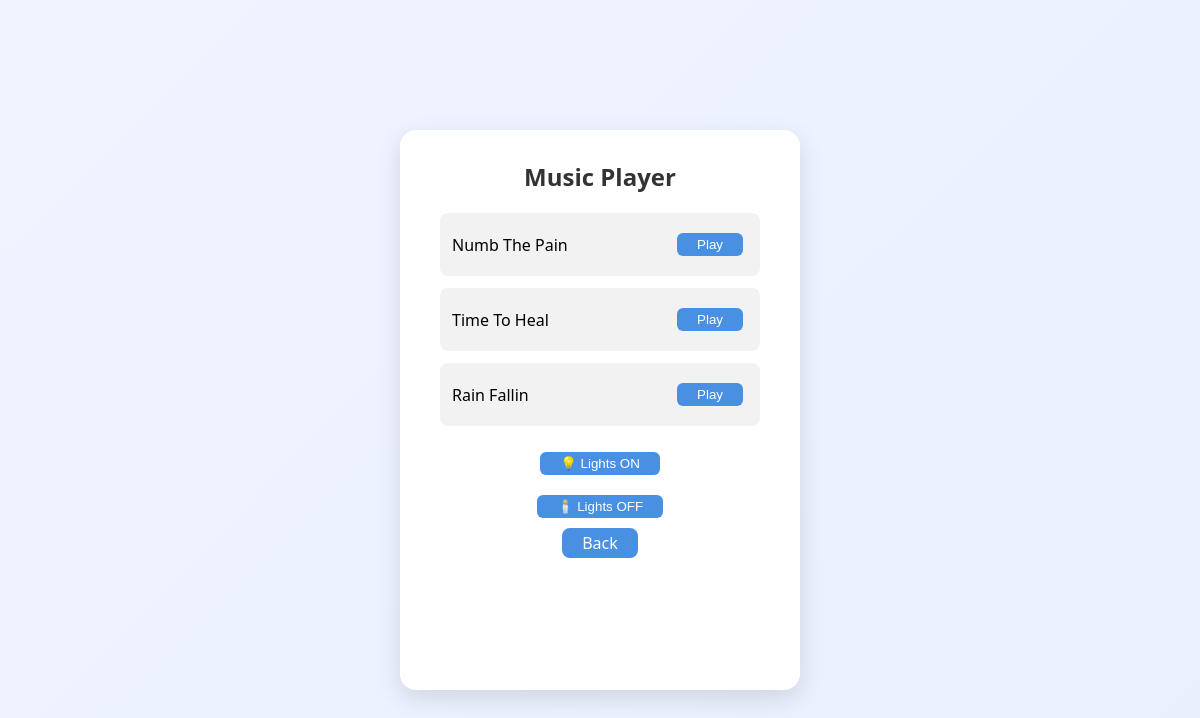
/music (signed in), run on the app's committed database.
### tables this page shows
CREATE TABLE songs (
                id INTEGER PRIMARY KEY AUTOINCREMENT,
                title TEXT,
                file_path TEXT
            );

### app.py (the view)
@app.route('/music')
def music():
    if 'user' not in session:
        return redirect('/login')
    can_add = session.get('role') in ['admin', 'purple']
    with sqlite3.connect('database.db', check_same_thread=False) as conn:
        cur = conn.cursor()
        cur.execute('SELECT id, title FROM songs')
        songs = cur.fetchall()
    return render_template('music.html', songs=songs, can_add=can_add)

### templates/music.html (shortened to what this page needs)
<!DOCTYPE html>
<html>
<head>
    <link rel="stylesheet" href="/static/style.css">
</head>
<body>
<div class="box">
    <h2>Music Player</h2>
    <ul class="grocery-list">
        {% for song in songs %}
        <li>
            {{ song[1] }}
            <form method="POST" action="/play_music" style="display:inline;">
                <button type="submit">Play</button>
            </form>
        </li>
        {% endfor %}
    </ul>
    <form action="/lights/on" method="get">
        <button type="submit">💡 Lights ON</button>
    </form>
    <form action="/lights/off" method="get">
        <button type="submit">🕯️ Lights OFF</button>
    </form>
    <a class="button" href="/dashboard">Back</a>
</div>
</body>
</html>

### static/style.css (style rules this page uses)
body { margin: 0; padding: 0; font-family: 'Segoe UI', sans-serif; background: linear-gradient(135deg, #f0f4ff, #e8f0fe); height: 100vh; display: flex; justify-content: center; align-items: center; }
.box { background: white; padding: 30px 40px; border-radius: 16px; box-shadow: 0 8px 24px rgba(0, 0, 0, 0.12); text-align: center; width: 320px; height: 500px; overflow-y: auto; margin-top: 20px; }
button { padding: 4px 20px; margin: 10px 5px; background: #4A90E2; color: white; border: none; border-radius: 6px; cursor: pointer; }
ul { list-style: none; padding: 0; }
li { margin: 12px 0; }
h2 { margin-top: 0; color: #333; }
a.button { display: inline-block; text-decoration: none; padding: 4px 20px; background-color: #4A90E2; color: white; border-radius: 8px; transition: background-color 0.2s; }
.grocery-list { list-style: none; padding: 0; margin-top: 20px; }
.grocery-list li { background: #f2f2f2; padding: 10px 12px; margin-bottom: 8px; border-radius: 8px; display: flex; justify-content: space-between; align-items: center; }

### data on the page
songs: title "Numb The Pain"
songs: title "Time To Heal"
songs: title "Rain Fallin"
